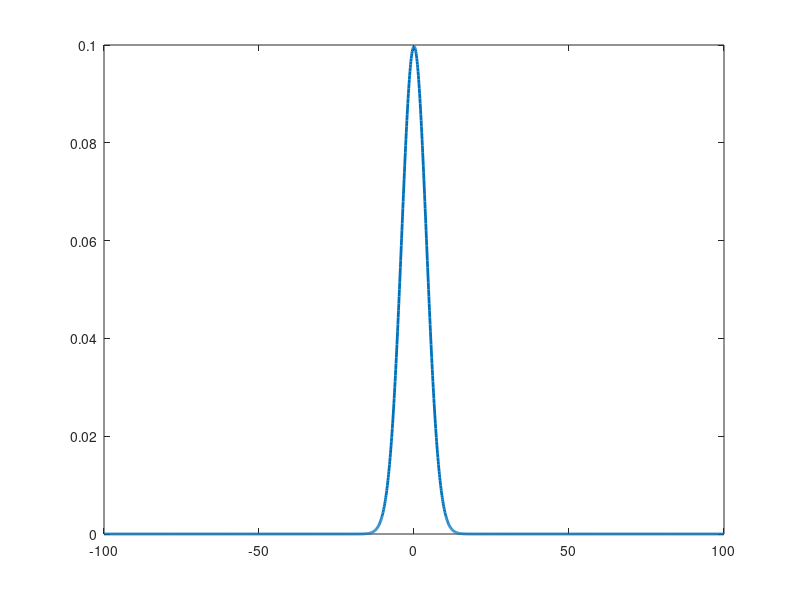
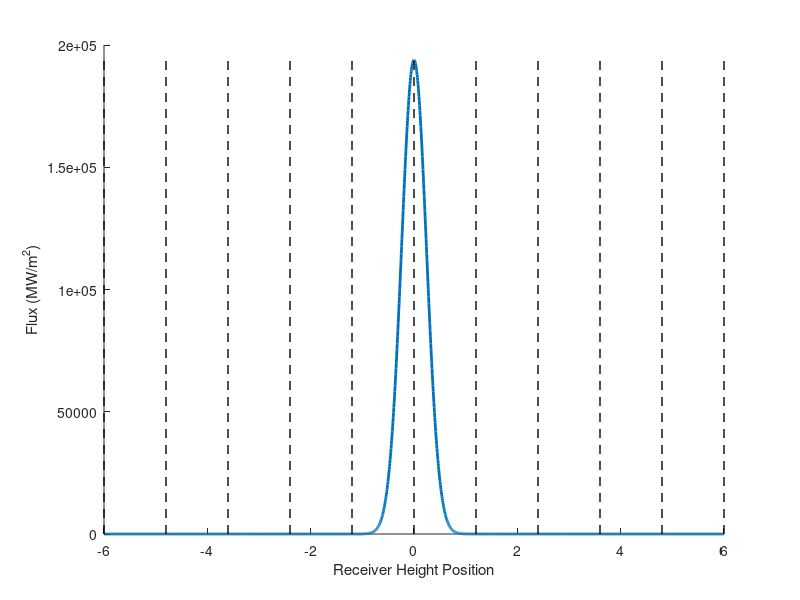
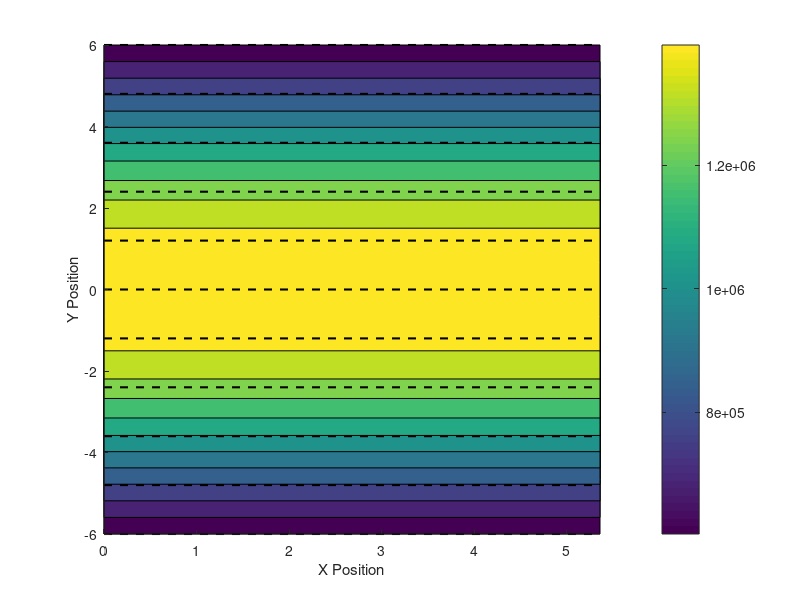

MATLAB code for these plots, in order:
%%%Works for 1D flux map
clear all
clc

mu=0
sigma=4

int_value=100;
% int=0.5;
% while int < 1
    x=[-int_value:0.1:int_value];
    y=(exp(-(x-mu).^2/(2*sigma^2)))/(sigma*sqrt(2*pi));

    a=min(x);
    b=max(x);
    int=(erf((b-mu)/(sqrt(2)*sigma))-erf((a-mu)/(sqrt(2)*sigma)))/2
    int_value=int_value+1;
% end

figure(1)
plot(x,y,'Linewidth',2)

Q_in=50*10e6;
A_Panel=64.2908;
Flux_per_panel=(Q_in/4)/A_Panel;
Receiver_Height=12;

nodes_panel_y=10;
dashes=[(-Receiver_Height/2):(Receiver_Height/nodes_panel_y):(Receiver_Height/2)];

x_mod=[(-Receiver_Height/2):((Receiver_Height/(length(x)-1))):(Receiver_Height/2)];
y_mod=y*Flux_per_panel;
figure(2)
hold on
plot(x_mod,y_mod,'Linewidth',2)
xlabel('Receiver Height Position') 
ylabel('Flux (MW/m^2)') 

max_value=max(y_mod);
for i=1:length(dashes)
    plot([dashes(i),dashes(i)],[0,max_value],'k--','Linewidth',1)
end

for i=1:(length(dashes)-1)
   a_mod=dashes(i);
   b_mod=dashes(i+1);
   Flux_Nodal(i)=Flux_per_panel*(erf((b_mod-mu)/(sqrt(2)*sigma))-erf((a_mod-mu)/(sqrt(2)*sigma)))/2;
   Power_Nodal=Flux_Nodal*(A_Panel/nodes_panel_y);
end
Total_Power=sum(Power_Nodal)

%%%Contour Plot of Power%%%
x_contour=[0,5.36];
y_contour=([-(Receiver_Height/2):(Receiver_Height/(length(Power_Nodal)-1)):(Receiver_Height/2)]);
[X,Y]=meshgrid(x_contour,y_contour);
Power_Nodal=[Power_Nodal; Power_Nodal];
figure(3)
hold on
contourf(X,Y,Power_Nodal')
colorbar
xlabel('X Position') 
ylabel('Y Position') 

for i=1:length(dashes)
    plot([0,5.36],[dashes(i),dashes(i)],'k--','Linewidth',1.5)
end
